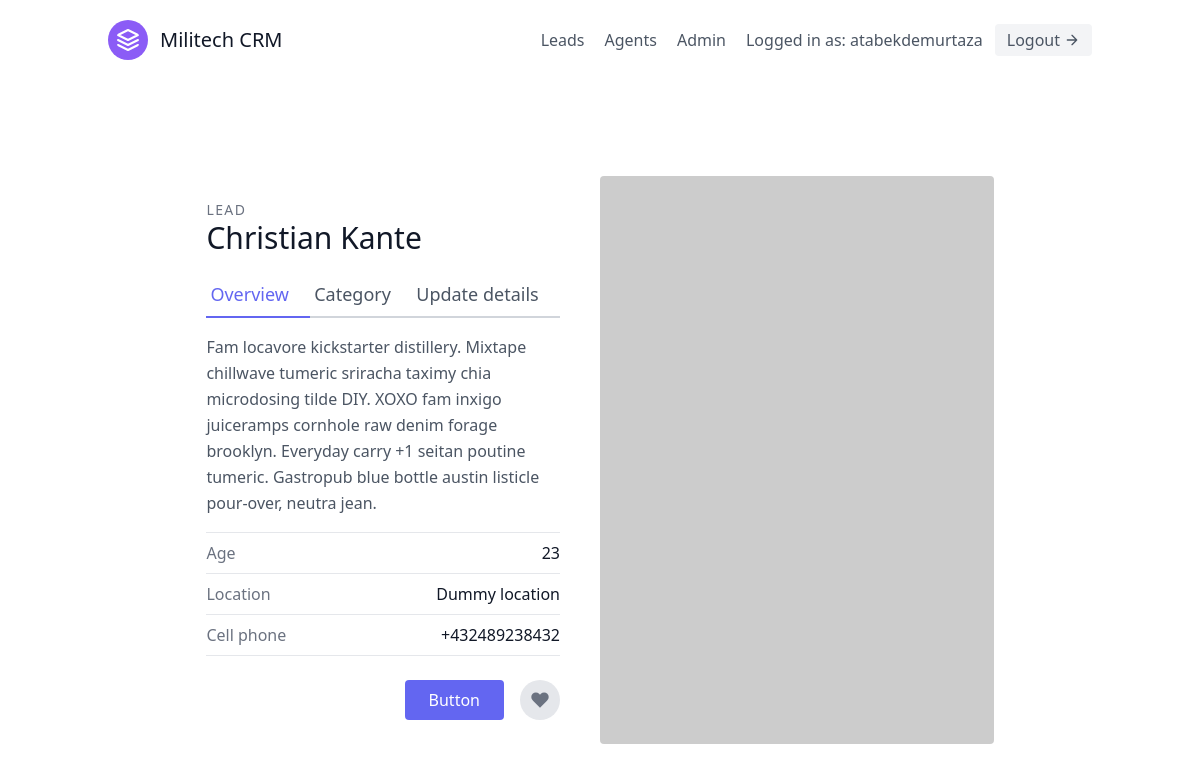
/leads/1/ (signed in), run on an earlier commit of the app's database.
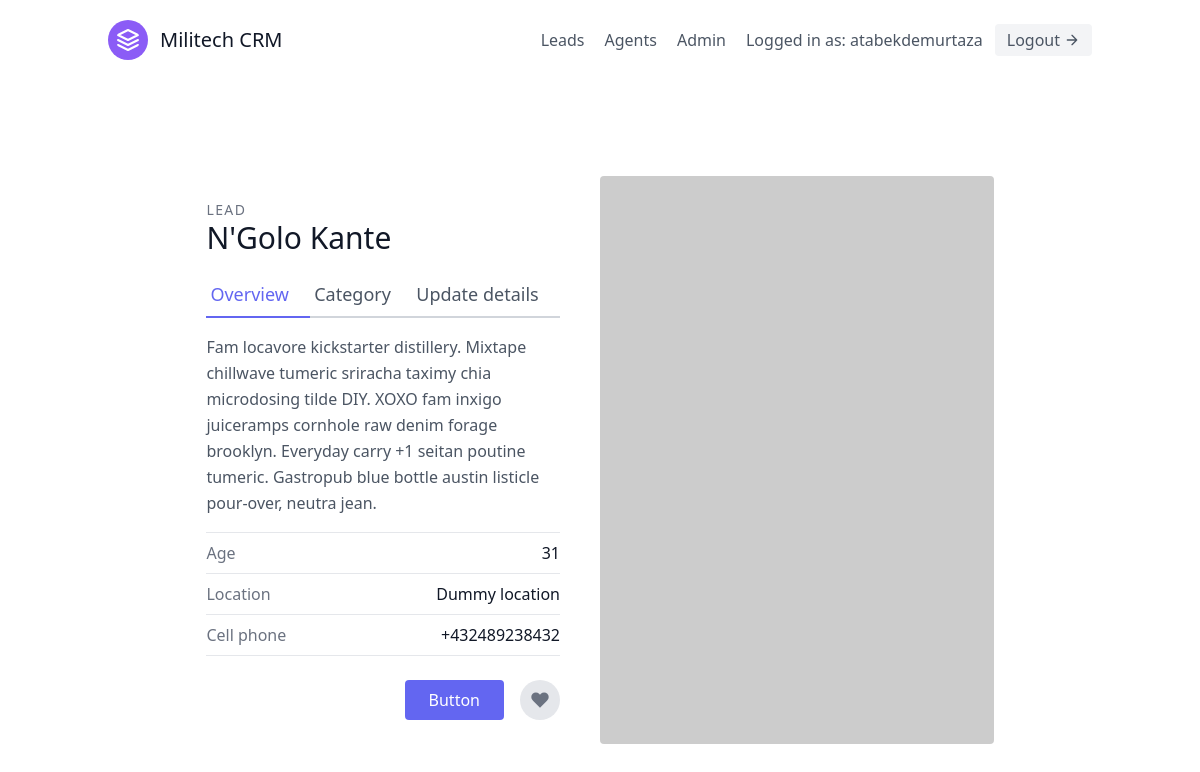
And on a later commit of the database.
### leads/models.py (models this page shows, shortened)
class Lead(models.Model):
    first_name = models.CharField(max_length=20)
    last_name  = models.CharField(max_length=20)
    age        = models.IntegerField(default=0)
    organisation = models.ForeignKey(UserProfile, on_delete=models.CASCADE)
    agent      = models.ForeignKey("Agent", null=True, blank=True, on_delete=models.SET_NULL)
    category = models.ForeignKey("Category",related_name="leads", blank=True,null=True ,on_delete=models.SET_NULL)
    description = models.TextField()
    date_added = models.DateTimeField(auto_now_add=True)
    phone_number = models.CharField(max_length=20)
    email = models.EmailField()
    objects = LeadManager()

### leads/views.py (the view)
# urls.py: path('<int:pk>/', LeadDetailView.as_view(), name='lead-detail'),
class LeadDetailView(LoginRequiredMixin, DetailView):
    template_name = 'leads/lead_detail.html'
    context_object_name = 'lead'
    def get_queryset(self):
        user = self.request.user
        if user.is_organisor:
            queryset = Lead.objects.filter(organisation=user.userprofile)
        else:
            queryset = Lead.objects.filter(organisation=user.agent.organisation)
            queryset = queryset.filter(agent__user=user)
        return queryset

### leads/models.py (called while the page is built)
    def get_queryset(self):
        return super().get_queryset()

    def __str__(self):
        return f'{self.user.email}'

### leads/templates/leads/lead_detail.html
{% extends 'base.html' %}
{% block content %}
    <section class="text-gray-600 body-font overflow-hidden">
        <div class="container px-5 py-24 mx-auto">
            <div class="lg:w-4/5 mx-auto flex flex-wrap">
                <div class="lg:w-1/2 w-full lg:pr-10 lg:py-6 mb-6 lg:mb-0">
                    <h2 class="text-sm title-font text-gray-500 tracking-widest">LEAD</h2>
                    <h1 class="text-gray-900 text-3xl title-font font-medium mb-4">{{lead.first_name}} {{lead.last_name}} </h1>
                    <div class="flex mb-4">
                        <a href="{% url 'leads:lead-detail' lead.pk %}" class="flex-grow text-indigo-500 border-b-2 border-indigo-500 py-2 text-lg px-1">
                            Overview
                        </a>
                        <a href="{% url 'leads:lead-category-update' lead.pk %}" class="flex-grow border-b-2 border-gray-300 py-2 text-lg px-1">
                            Category
                        </a>
                        <a href="{% url 'leads:lead-update' lead.pk %}" class="flex-grow border-b-2 border-gray-300 py-2 text-lg px-1">
                            Update details
                        </a>
                    </div>
                    <p class="leading-relaxed mb-4">Fam locavore kickstarter distillery. Mixtape chillwave tumeric sriracha
                        taximy chia microdosing tilde DIY. XOXO fam inxigo juiceramps cornhole raw denim forage brooklyn.
                        Everyday carry +1 seitan poutine tumeric. Gastropub blue bottle austin listicle pour-over, neutra
                        jean.</p>
                    <div class="flex border-t border-gray-200 py-2">
                        <span class="text-gray-500">Age</span>
                        <span class="ml-auto text-gray-900">{{lead.age}}</span>
                    </div>
                    <div class="flex border-t border-gray-200 py-2">
                        <span class="text-gray-500">Location</span>
                        <span class="ml-auto text-gray-900">Dummy location</span>
                    </div>
                    <div class="flex border-t border-b mb-6 border-gray-200 py-2">
                        <span class="text-gray-500">Cell phone</span>
                        <span class="ml-auto text-gray-900">+432489238432</span>
                    </div>
                    <div class="flex">
                        <button class="flex ml-auto text-white bg-indigo-500 border-0 py-2 px-6 focus:outline-none hover:bg-indigo-600 rounded">Button</button>
                        <button
                            class="rounded-full w-10 h-10 bg-gray-200 p-0 border-0 inline-flex items-center justify-center text-gray-500 ml-4">
                            <svg fill="currentColor" stroke-linecap="round" stroke-linejoin="round" stroke-width="2"
                                class="w-5 h-5" viewBox="0 0 24 24">
                                <path
                                    d="M20.84 4.61a5.5 5.5 0 00-7.78 0L12 5.67l-1.06-1.06a5.5 5.5 0 00-7.78 7.78l1.06 1.06L12 21.23l7.78-7.78 1.06-1.06a5.5 5.5 0 000-7.78z">
                                </path>
                            </svg>
                        </button>
                    </div>
                </div>
                <img alt="ecommerce" class="lg:w-1/2 w-full lg:h-auto h-64 object-cover object-center rounded"
                    src="https://dummyimage.com/400x400">
            </div>
        </div>
    </section>
{% endblock content %}

What changed in the data, as far as the page shows it:
changed Lead "Kante": first_name "Christian" → "N'Golo"; age "23" → "31"
